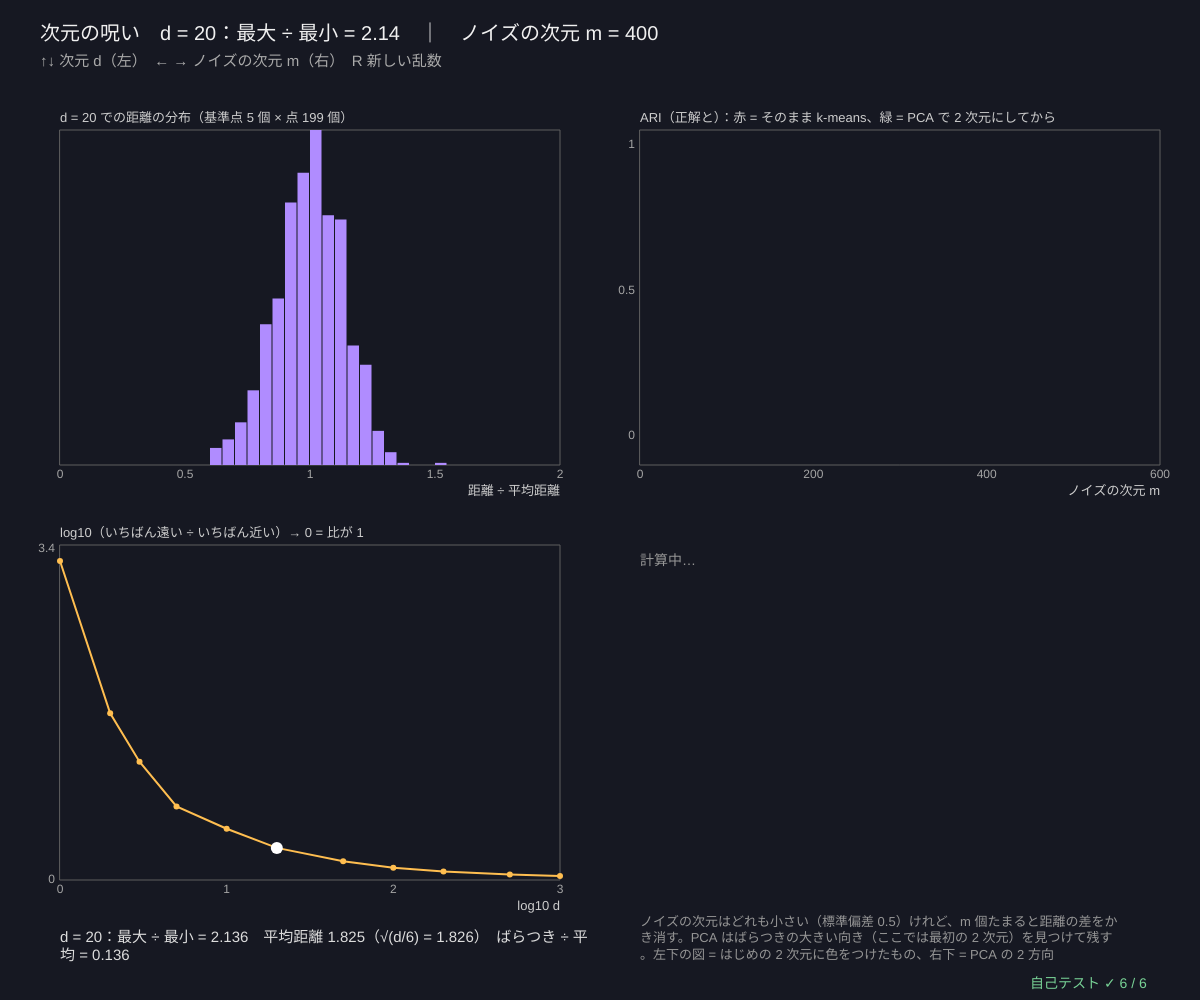
Frame 1 (no input)
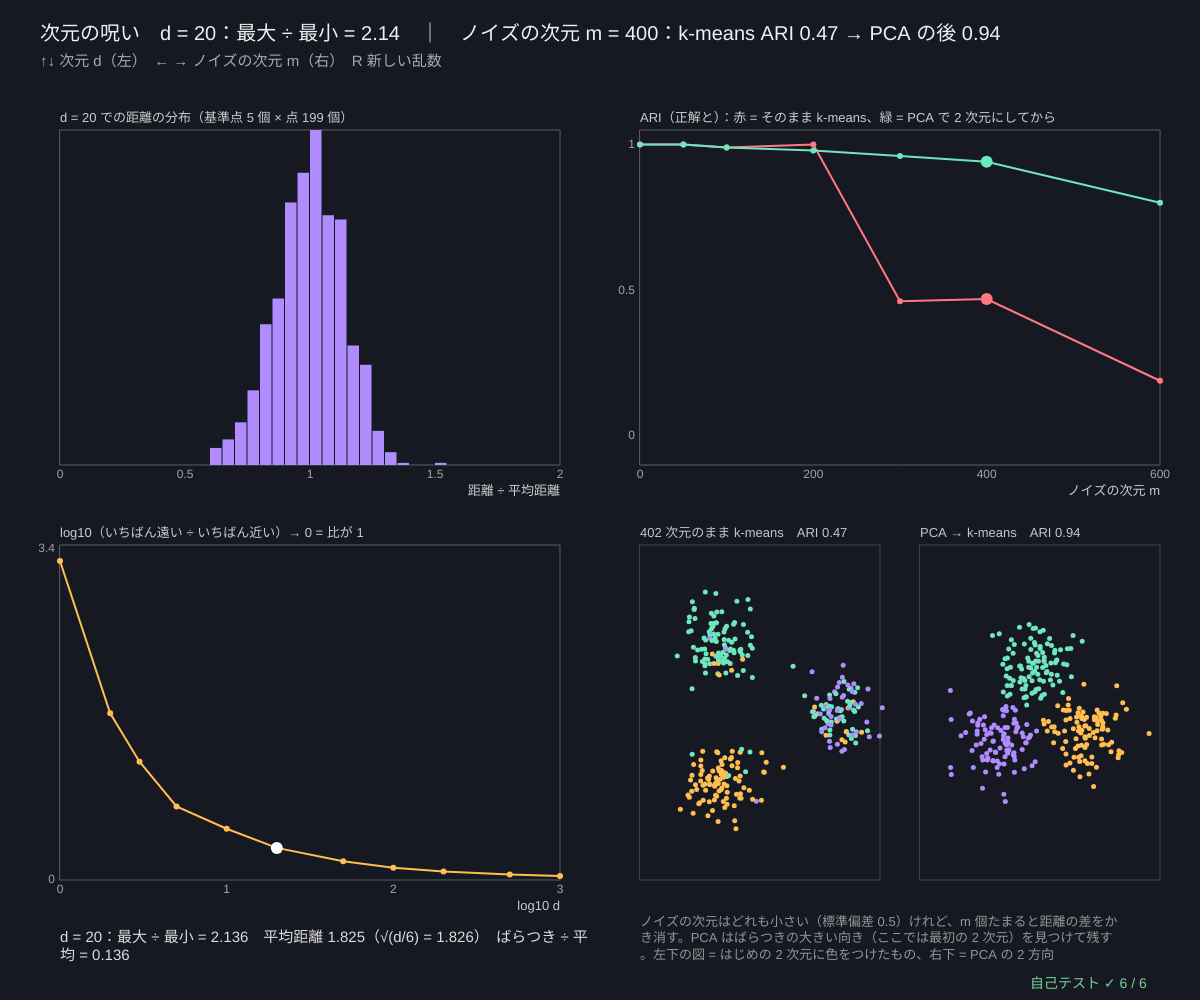
Frame 60 (no input)
Frame 120 (the mouse pressed at the canvas centre since frame 60): identical to frame 60, image omitted

The p5.js sketch that drew these frames (run headless with seeded random() and noise() and a simulated clock; from frame 60 on, the mouse is pressed at the canvas centre):

// p5.js sketch
// ── sketch.js
// ============================================
// 11 次元の呪い ─ 次元 d が大きくなると「近い」「遠い」の差がなくなっていく
//   左：d 次元の立方体 [0, 1]^d にランダムな点を 200 個。ある点からの距離の分布は、d が大きいと平均のまわりに集まり、
//   いちばん遠い点 ÷ いちばん近い点 → 1。距離で「似たもの」を探すクラスタリングには困ったこと（平均距離 ≈ √(d/6)）
//   右：2 次元の 3 つのかたまりに、意味のない「ノイズの次元」を m 個足す → k-means の ARI が下がる
//   PCA（主成分分析、シリーズ 60）でばらつきの大きい 2 方向だけ残してから k-means すると、また分けられる
// ↑↓ 次元 d（左）/ ← → ノイズの次元 m（右）/ R 新しい乱数
// ============================================

const DIMS = [1, 2, 3, 5, 10, 20, 50, 100, 200, 500, 1000];   // ★ 調べる次元
const MS = [0, 50, 100, 200, 300, 400, 600];                  // ★ 足すノイズの次元の数
const NP = 200, NQ = 5, NOISE_SD = 0.5, BLOB_R = 1.3;          // ★ 点の数、基準点の数、ノイズの大きさ、かたまりの離れ具合
let conc = [], noiseRes = [], dSel = 5, mSel = 5, seedC = 1, seedN = 5;

function setup() { createCanvas(windowWidth, windowHeight); textWrap(CHAR); selfTest(); recompute(); }
function recompute() { conc = DIMS.map((d) => concentration(d, NP, NQ, 1000 * seedC + d)); noiseRes = []; }
// ★ d 次元の一様な点で、基準点から全部の点までの距離を調べる
function concentration(d, n, q, seed) {
  seedRng(seed);
  let pts = Array.from({ length: n }, () => Array.from({ length: d }, rnd)), dists = [], ratios = [];
  for (let a = 0; a < q; a++) {
    let ds = []; for (let i = 0; i < n; i++) if (i !== a) ds.push(edist(pts[a], pts[i]));
    ratios.push(Math.max(...ds) / Math.max(1e-12, Math.min(...ds))); dists.push(...ds);
  }
  let mean = meanOf(dists), sd = Math.sqrt(meanOf(dists.map((v) => (v - mean) ** 2)));
  return { d, dists, ratio: meanOf(ratios), mean, sd };
}
// ★ 3 つのかたまり（2 次元）+ ノイズの次元 m 個
function noisyBlobs(n, m, seed) {
  seedRng(seed);
  let pts = [], truth = [];
  for (let i = 0; i < n; i++) { let k = i % 3, a = (TWO_PI * k) / 3, p = [BLOB_R * Math.cos(a) + 0.3 * gauss(), BLOB_R * Math.sin(a) + 0.3 * gauss()]; for (let j = 0; j < m; j++) p.push(NOISE_SD * gauss()); pts.push(p); truth.push(k); }
  return { pts, truth };
}
// ★ PCA：共分散がいちばん大きい方向をべき乗法で 1 本ずつ（前の方向を引いてから）。dims 本の座標を返す
function pcaProject(pts, dims, iters) {
  let n = pts.length, D = pts[0].length, mu = new Array(D).fill(0);
  for (let p of pts) for (let j = 0; j < D; j++) mu[j] += p[j] / n;
  let X = pts.map((p) => p.map((v, j) => v - mu[j])), vs = [], lams = [];
  for (let c = 0; c < dims; c++) {
    let v = Array.from({ length: D }, (_, j) => Math.sin(1.3 * j + c) + 0.5), lam = 0;
    for (let it = 0; it < (iters || 100); it++) {
      let s = X.map((x) => { let t = 0; for (let j = 0; j < D; j++) t += x[j] * v[j]; return t; }), w = new Array(D).fill(0);
      X.forEach((x, i) => { for (let j = 0; j < D; j++) w[j] += (x[j] * s[i]) / n; });
      for (let u of vs) { let dd = 0; for (let j = 0; j < D; j++) dd += w[j] * u[j]; for (let j = 0; j < D; j++) w[j] -= dd * u[j]; }
      lam = Math.hypot(...w); v = w.map((x) => x / Math.max(1e-300, lam));
    }
    vs.push(v); lams.push(lam);
  }
  return { proj: X.map((x) => vs.map((v) => { let t = 0; for (let j = 0; j < D; j++) t += x[j] * v[j]; return t; })), vecs: vs, lams, X };
}
function noiseExperiment(m, seed) {
  let d = noisyBlobs(300, m, seed); seedRng(1); let km = kmeansBest(d.pts, 3, 3, true, 60), pc = pcaProject(d.pts, 2, 60); seedRng(1); let kp = kmeansBest(pc.proj, 3, 3, true, 60);
  return { m, d, km, kp, proj: pc.proj, ariK: ariScore(km.labels, d.truth), ariP: ariScore(kp.labels, d.truth) };
}

function draw() {
  background(22, 24, 34);
  if (noiseRes.length < MS.length && frameCount % 2 === 0) noiseRes.push(noiseExperiment(MS[noiseRes.length], seedN));   // 1 つずつ（重いので）
  let c = conc[dSel], half = width / 2 - 60, hh = (height - 330) * 0.5, y2 = 130 + hh + 80;
  // ---- 距離の分布（平均で割った値）
  let g1 = { x: 60, y: 130, w: half - 40, h: hh, x0: 0, x1: 2, y0: 0, y1: 1 }, bins = new Array(40).fill(0);
  for (let v of c.dists) bins[clampv(Math.floor((v / c.mean) * 20), 0, 39)]++;
  let bm = Math.max(...bins); g1.y1 = 1;
  plotAxes(g1, '距離 ÷ 平均距離', 'd = ' + c.d + ' での距離の分布（基準点 ' + NQ + ' 個 × 点 ' + (NP - 1) + ' 個）', [0, 0.5, 1, 1.5, 2], []);
  noStroke(); fill(176, 140, 255); bins.forEach((b, i) => rect(gX(g1, i / 20), gY(g1, b / bm), g1.w / 40 - 1, g1.y + g1.h - gY(g1, b / bm)));
  // ---- 最大 ÷ 最小 のグラフ（横は log d）
  let g2 = { x: 60, y: y2, w: half - 40, h: hh, x0: 0, x1: 3, y0: 0, y1: Math.log10(Math.max(...conc.map((e) => e.ratio))) * 1.05 };
  plotAxes(g2, 'log10 d', 'log10（いちばん遠い ÷ いちばん近い）→ 0 = 比が 1', [0, 1, 2, 3], [0, +g2.y1.toFixed(1)]);
  stroke(255, 190, 80); strokeWeight(2); polyline(conc.map((e) => [gX(g2, Math.log10(e.d)), gY(g2, Math.log10(e.ratio))]));
  noStroke(); conc.forEach((e, i) => { fill(i === dSel ? 255 : color(255, 190, 80)); circle(gX(g2, Math.log10(e.d)), gY(g2, Math.log10(e.ratio)), i === dSel ? 12 : 6); });
  fill(220); textSize(15); textAlign(LEFT, BASELINE);
  text('d = ' + c.d + '：最大 ÷ 最小 = ' + c.ratio.toFixed(3) + '　平均距離 ' + c.mean.toFixed(3) + '（√(d/6) = ' + Math.sqrt(c.d / 6).toFixed(3) + '）　ばらつき ÷ 平均 = ' + (c.sd / c.mean).toFixed(3), 60, height - 70, half);
  // ---- 右：ノイズの次元と k-means
  let rx = width / 2 + 40, rw = width / 2 - 80;
  let g3 = { x: rx, y: 130, w: rw, h: hh, x0: 0, x1: MS[MS.length - 1], y0: -0.1, y1: 1.05 };
  plotAxes(g3, 'ノイズの次元 m', 'ARI（正解と）：赤 = そのまま k-means、緑 = PCA で 2 次元にしてから', [0, 200, 400, 600], [0, 0.5, 1]);
  if (noiseRes.length) {
    stroke(255, 120, 130); strokeWeight(2); polyline(noiseRes.map((e) => [gX(g3, e.m), gY(g3, e.ariK)]));
    stroke(110, 230, 190); polyline(noiseRes.map((e) => [gX(g3, e.m), gY(g3, e.ariP)]));
    noStroke(); noiseRes.forEach((e, i) => { fill(255, 120, 130); circle(gX(g3, e.m), gY(g3, e.ariK), i === mSel ? 12 : 6); fill(110, 230, 190); circle(gX(g3, e.m), gY(g3, e.ariP), i === mSel ? 12 : 6); });
  }
  let e = noiseRes[Math.min(mSel, noiseRes.length - 1)];
  if (e) {
    let vA = fitView(rx, y2, rw / 2 - 20, hh, 0, 0, 4.0), vB = fitView(rx + rw / 2 + 20, y2, rw / 2 - 20, hh, 0, 0, Math.max(1, 2.2 * Math.max(...e.proj.map((p) => Math.abs(p[0])))));
    for (let v of [vA, vB]) { noFill(); stroke(70); strokeWeight(1); rect(v.x, v.y, v.w, v.h); }
    drawPts(vA, e.d.pts.map((p) => [p[0], p[1]]), e.km.labels, 5); drawPts(vB, e.proj, e.kp.labels, 5);
    noStroke(); fill(200); textSize(13); textAlign(LEFT, BASELINE);
    text((2 + e.m) + ' 次元のまま k-means　ARI ' + e.ariK.toFixed(2), vA.x, vA.y - 8);
    text('PCA → k-means　ARI ' + e.ariP.toFixed(2), vB.x, vB.y - 8);
  } else { noStroke(); fill(150); textSize(14); text('計算中…', rx, y2 + 20); }
  // ---- 文字
  noStroke(); textAlign(LEFT, BASELINE); fill(240); textSize(20);
  text('次元の呪い　d = ' + c.d + '：最大 ÷ 最小 = ' + c.ratio.toFixed(2) + '　｜　ノイズの次元 m = ' + MS[mSel] + (e && e.m === MS[mSel] ? '：k-means ARI ' + e.ariK.toFixed(2) + ' → PCA の後 ' + e.ariP.toFixed(2) : ''), 40, 40);
  fill(170); textSize(15); text('↑↓ 次元 d（左）　← → ノイズの次元 m（右）　R 新しい乱数', 40, 66);
  fill(150); textSize(13); text('ノイズの次元はどれも小さい（標準偏差 ' + NOISE_SD + '）けれど、m 個たまると距離の差をかき消す。PCA はばらつきの大きい向き（ここでは最初の 2 次元）を見つけて残す。左下の図 = はじめの 2 次元に色をつけたもの、右下 = PCA の 2 方向', rx, height - 84, rw - 40);
  drawSelfTest(width - 170, height - 12);
}

function keyPressed() {
  if (key === UP_ARROW) dSel = Math.min(DIMS.length - 1, dSel + 1);
  if (key === DOWN_ARROW) dSel = Math.max(0, dSel - 1);
  if (key === RIGHT_ARROW) mSel = Math.min(MS.length - 1, mSel + 1);
  if (key === LEFT_ARROW) mSel = Math.max(0, mSel - 1);
  if (key === 'r' || key === 'R') { seedC++; seedN++; recompute(); }
  return false;
}

// ---- 自己テスト
function selfTest() {
  selfTestResults = [];
  let cs = [2, 10, 100, 1000].map((d) => concentration(d, 150, 3, 50 + d));
  check('最大 ÷ 最小 は d とともに 1 へ近づく：' + cs.map((e) => e.ratio.toFixed(2)).join(' → '), cs.every((e, i) => i === 0 || e.ratio < cs[i - 1].ratio) && cs[3].ratio < 1.3 && cs[0].ratio > 5);
  check('平均距離 ≈ √(d/6)（d = 100, 1000 で 3% 以内）', cs.slice(2).every((e) => Math.abs(e.mean / Math.sqrt(e.d / 6) - 1) < 0.03));
  check('ばらつき ÷ 平均 は d = 1000 で 0.05 未満（距離がほとんど同じ）', cs[3].sd / cs[3].mean < 0.05);
  let e0 = noiseExperiment(0, 5), e4 = noiseExperiment(400, 5);
  check('ノイズなし：k-means の ARI ' + e0.ariK.toFixed(2) + ' ≥ 0.95。ノイズの次元 400：ARI ' + e4.ariK.toFixed(2) + ' < 0.6', e0.ariK >= 0.95 && e4.ariK < 0.6);
  check('PCA で 2 次元にしてからなら回復：ARI ' + e4.ariP.toFixed(2) + ' ≥ 0.85', e4.ariP >= 0.85);
  seedRng(3);
  let small = Array.from({ length: 60 }, () => [gauss() * 2, gauss(), gauss() * 0.5]), pc = pcaProject(small, 1, 300), v = pc.vecs[0], cv = [0, 1, 2].map((a) => [0, 1, 2].reduce((s, b) => s + (meanOf(pc.X.map((x) => x[a] * x[b])) * v[b]), 0));
  check('べき乗法の向き v は共分散 C の固有ベクトル：|C·v − λ·v| < 1e-9', cv.every((x, a) => Math.abs(x - pc.lams[0] * v[a]) < 1e-9));
  reportSelfTest();
}

// ---------- やってみよう ----------
// 1. ↑↓ で d を 1 → 1000 に。距離の分布（左上）はどんどん細くなる。「いちばん近い点」に意味はある？
// 2. ← → で m を変えて、右下の 2 つの図を比べよう。m = 600 ではそのままの k-means はほぼでたらめ
// 3. NOISE_SD を 0.3 や 0.8 に変えると？ PCA でも回復できなくなるのはどんなとき？
// 4. 02 のシルエットも距離で計算する。高い次元では a と b の差が小さくなって 0 に近づく
// 5. シリーズ 60（PCA）で、主成分がばらつきの大きい向きになることをくわしく見よう

// ==================================================
// ここから下は「クラスタリングの道具」（中身は読まなくても OK。消さないでね）
// ==================================================
// ---- 共通：値をはさむ・クラスタの色・距離（点は [x, y] や [r, g, b] のような配列）
function clampv(v, a, b) { return v < a ? a : v > b ? b : v; }
const PAL = [[176, 140, 255], [110, 230, 190], [255, 190, 80], [110, 180, 255], [255, 120, 130], [200, 240, 110], [255, 150, 220], [90, 210, 220], [255, 150, 70], [190, 190, 255]];
function palC(k, a) {                  // クラスタ k の色（k < 0 = ノイズ = 灰色）
  let al = a === undefined ? 255 : a;
  if (k < 0) return color(120, 120, 135, al);
  let c = PAL[k % PAL.length]; return color(c[0], c[1], c[2], al);
}
function sqd(a, b) { let s = 0; for (let i = 0; i < a.length; i++) { let d = a[i] - b[i]; s += d * d; } return s; }   // 距離の 2 乗
function edist(a, b) { return Math.sqrt(sqd(a, b)); }                                                              // ユークリッド距離
function meanOf(arr) { if (!arr.length) return 0; let s = 0; for (let v of arr) s += v; return s / arr.length; }
// ---- 種つきの乱数（同じ種なら毎回同じ列）
let rngState = 1, gaussSpare = null;
function seedRng(s) { rngState = (s >>> 0) || 1; gaussSpare = null; }
function rnd() {                       // 0〜1 の一様乱数（mulberry32）
  rngState = (rngState + 0x6d2b79f5) >>> 0;
  let t = rngState;
  t = Math.imul(t ^ (t >>> 15), t | 1);
  t ^= t + Math.imul(t ^ (t >>> 7), t | 61);
  return ((t ^ (t >>> 14)) >>> 0) / 4294967296;
}
function rndInt(a, b) { return a + Math.floor(rnd() * (b - a + 1)); }
function gauss() {                     // 標準正規分布（ボックス-ミュラー法）
  if (gaussSpare !== null) { let g = gaussSpare; gaussSpare = null; return g; }
  let u = 1 - rnd(), v = rnd(), r = Math.sqrt(-2 * Math.log(u));
  gaussSpare = r * Math.sin(2 * Math.PI * v); return r * Math.cos(2 * Math.PI * v);
}
// ---- k-means（ロイドのアルゴリズム）。目的関数 = 慣性 = Σ |x_i − 中心|²
function nearestCenter(p, centers) { let best = 0, bd = Infinity; for (let j = 0; j < centers.length; j++) { let d = sqd(p, centers[j]); if (d < bd) { bd = d; best = j; } } return best; }
function assignLabels(pts, centers) { return pts.map((p) => nearestCenter(p, centers)); }        // ① 割り当て
function inertiaOf(pts, centers, labels) { let s = 0; for (let i = 0; i < pts.length; i++) s += sqd(pts[i], centers[labels[i]]); return s; }
function updateCenters(pts, labels, centers) {                                                     // ② 更新（仲間の平均。仲間 0 なら動かさない）
  let k = centers.length, dim = centers[0].length, sum = centers.map(() => new Array(dim).fill(0)), cnt = new Array(k).fill(0);
  for (let i = 0; i < pts.length; i++) { let l = labels[i]; cnt[l]++; for (let d = 0; d < dim; d++) sum[l][d] += pts[i][d]; }
  return sum.map((s, j) => (cnt[j] ? s.map((v) => v / cnt[j]) : centers[j].slice()));
}
function initRandomCenters(pts, k) {   // ランダムに k 点えらぶ（重ならないように）
  if (!pts.length) return Array.from({ length: k }, () => [0, 0]);
  let idx = pts.map((_, i) => i), out = [];
  for (let j = 0; j < Math.min(k, pts.length); j++) { let r = j + Math.floor(rnd() * (idx.length - j)); [idx[j], idx[r]] = [idx[r], idx[j]]; out.push(pts[idx[j]].slice()); }
  while (out.length < k) out.push(pts[0].slice());
  return out;
}
function initPlusPlus(pts, k) {        // k-means++：今ある中心から遠い点ほど（距離² に比例して）えらばれやすい
  if (!pts.length) return Array.from({ length: k }, () => [0, 0]);
  let out = [pts[Math.floor(rnd() * pts.length)].slice()], d2 = pts.map((p) => sqd(p, out[0]));
  while (out.length < k) {
    let tot = 0; for (let v of d2) tot += v;
    let r = rnd() * tot, pick = pts.length - 1;
    if (tot > 0) { for (let i = 0; i < pts.length; i++) { r -= d2[i]; if (r <= 0) { pick = i; break; } } } else pick = Math.floor(rnd() * pts.length);
    out.push(pts[pick].slice());
    for (let i = 0; i < pts.length; i++) d2[i] = Math.min(d2[i], sqd(pts[i], pts[pick]));
  }
  return out;
}
// 最後まで回す。hist = 半ステップ（割り当て・更新）ごとの慣性
function lloyd(pts, centers0, maxIter) {
  let centers = centers0.map((c) => c.slice()), labels = assignLabels(pts, centers), hist = [inertiaOf(pts, centers, labels)], iters = 0;
  for (let it = 0; it < (maxIter || 100); it++) {
    let nc = updateCenters(pts, labels, centers); hist.push(inertiaOf(pts, nc, labels));
    let nl = assignLabels(pts, nc); hist.push(inertiaOf(pts, nc, nl));
    centers = nc; iters++;
    let same = nl.every((v, i) => v === labels[i]); labels = nl;
    if (same) break;
  }
  return { centers, labels, inertia: hist[hist.length - 1], hist, iters };
}
function kmeansBest(pts, k, restarts, usePP, maxIter) {   // restarts 回やり直して慣性がいちばん小さいものを選ぶ
  let best = null, all = [];
  for (let r = 0; r < restarts; r++) { let res = lloyd(pts, usePP ? initPlusPlus(pts, k) : initRandomCenters(pts, k), maxIter); all.push(res.inertia); if (!best || res.inertia < best.inertia) best = res; }
  best.all = all; return best;
}
// ---- 正解との一致：分割表、純度、調整ランド指数（ARI）、正規化相互情報量（NMI）。ラベル −1（ノイズ）も 1 つのグループとして数える
function contingency(a, b) {
  let ra = [...new Set(a)].sort((x, y) => x - y), cb = [...new Set(b)].sort((x, y) => x - y), ia = new Map(ra.map((v, i) => [v, i])), ib = new Map(cb.map((v, i) => [v, i]));
  let M = ra.map(() => new Array(cb.length).fill(0));
  for (let i = 0; i < a.length; i++) M[ia.get(a[i])][ib.get(b[i])]++;
  return { M, ra, cb };
}
function comb2(x) { return (x * (x - 1)) / 2; }
function ariScore(a, b) {
  let { M } = contingency(a, b), n = a.length, sij = 0, sa = 0, sb = 0, colS = new Array(M[0].length).fill(0);
  for (let r of M) { let rs = 0; r.forEach((v, j) => { sij += comb2(v); rs += v; colS[j] += v; }); sa += comb2(rs); }
  for (let v of colS) sb += comb2(v);
  let expv = (sa * sb) / Math.max(1, comb2(n)), maxv = (sa + sb) / 2;
  return maxv - expv === 0 ? 1 : (sij - expv) / (maxv - expv);
}
function nmiScore(a, b) {              // NMI = 2·I(A; B) / (H(A) + H(B))
  let { M } = contingency(a, b), n = a.length, rs = M.map((r) => r.reduce((s, v) => s + v, 0)), cs = M[0].map((_, j) => M.reduce((s, r) => s + r[j], 0));
  let H = (arr) => -arr.reduce((s, v) => s + (v > 0 ? (v / n) * Math.log(v / n) : 0), 0), mi = 0;
  M.forEach((r, i) => r.forEach((v, j) => { if (v > 0) mi += (v / n) * Math.log((n * v) / (rs[i] * cs[j])); }));
  let hs = H(rs) + H(cs); return hs === 0 ? 1 : clampv((2 * mi) / hs, 0, 1);
}
function purityScore(pred, truth) { let { M } = contingency(pred, truth); return M.reduce((s, r) => s + Math.max(...r), 0) / pred.length; }
// ---- グラフと図の道具：g = { x, y, w, h, x0, x1, y0, y1 }（画面の四角とデータの範囲）
function gX(g, v) { return g.x + clampv((v - g.x0) / (g.x1 - g.x0), -0.02, 1.02) * g.w; }
function gY(g, v) { return g.y + g.h - clampv((v - g.y0) / (g.y1 - g.y0), -0.02, 1.02) * g.h; }
function invX(g, px) { return g.x0 + ((px - g.x) / g.w) * (g.x1 - g.x0); }
function invY(g, py) { return g.y0 + ((g.y + g.h - py) / g.h) * (g.y1 - g.y0); }
function inBox(g, px, py) { return px >= g.x && px <= g.x + g.w && py >= g.y && py <= g.y + g.h; }
function fitView(x, y, w, h, cx, cy, span) {   // 縦横の縮尺をそろえる（span = 短い辺に入るデータの幅）
  let s = Math.min(w, h) / span; return { x, y, w, h, x0: cx - w / 2 / s, x1: cx + w / 2 / s, y0: cy - h / 2 / s, y1: cy + h / 2 / s };
}
function plotAxes(g, xl, yl, xt, yt) {
  stroke(95); strokeWeight(1); noFill(); rect(g.x, g.y, g.w, g.h);
  noStroke(); fill(165); textSize(12); textAlign(CENTER, TOP);
  for (let v of xt) text(+v.toPrecision(3), gX(g, v), g.y + g.h + 4);
  textAlign(RIGHT, CENTER);
  for (let v of yt) text(+v.toPrecision(3), g.x - 5, gY(g, v));
  textAlign(LEFT, BASELINE); fill(205); textSize(13);
  text(xl, g.x + g.w - textWidth(xl), g.y + g.h + 30); text(yl, g.x, g.y - 8);
}
function polyline(pts) {               // 点が 2 つ以上あるときだけ折れ線を描く
  if (pts.length < 2) return;
  noFill(); beginShape(); for (let p of pts) vertex(p[0], p[1]); endShape();
}
function drawPts(g, pts, labels, r, al) {   // クラスタの色で点を描く（labels がなければ白）
  noStroke();
  for (let i = 0; i < pts.length; i++) { fill(labels ? palC(labels[i], al) : color(230, 230, 240, al === undefined ? 255 : al)); circle(gX(g, pts[i][0]), gY(g, pts[i][1]), r); }
}
// ---- 自己テストの道具
let selfTestResults = [];
function check(name, cond) { selfTestResults.push({ name, ok: !!cond }); }
function near(a, b, tol) { return a !== null && a !== undefined && isFinite(a) && Math.abs(a - b) <= (tol === undefined ? 1e-9 : tol); }
function noNaN(v) { return Array.isArray(v) ? v.every(noNaN) : !(typeof v === 'number' && v !== v); }
function reportSelfTest() { for (let r of selfTestResults) (r.ok ? console.log : console.error)((r.ok ? '✓ ' : '✗ ') + r.name); }
function selfTestLine() { let n = selfTestResults.filter((r) => r.ok).length; return '自己テスト ' + (n === selfTestResults.length ? '✓ ' : '✗ ') + n + ' / ' + selfTestResults.length; }
function drawSelfTest(x, y) { noStroke(); fill(selfTestResults.every((r) => r.ok) ? color(120, 210, 150) : color(255, 90, 90)); textSize(14); textAlign(LEFT, BASELINE); text(selfTestLine(), x, y); }
